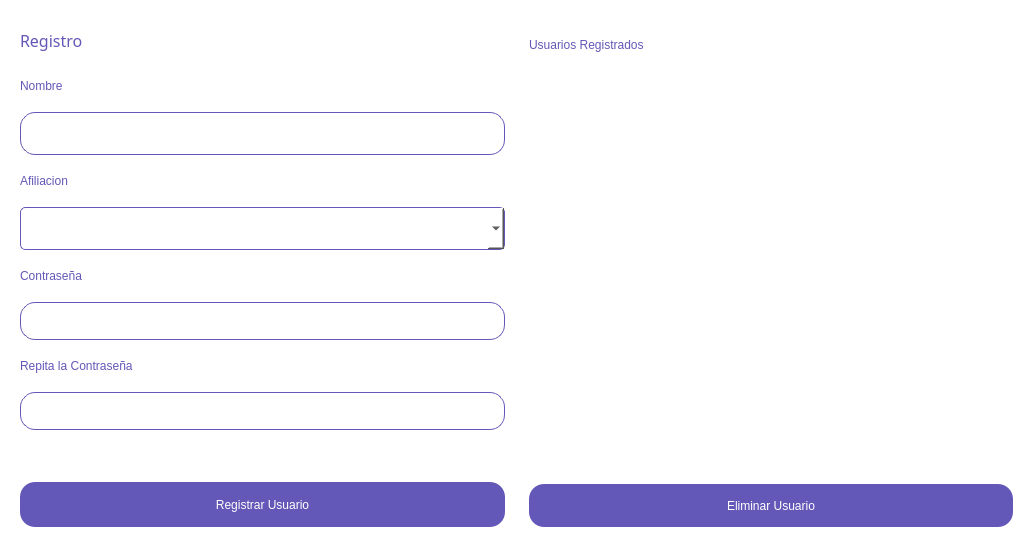
<?xml version="1.0" encoding="UTF-8"?>
<ui version="4.0">
 <class>Form</class>
 <widget class="QWidget" name="Form">
  <property name="geometry">
   <rect>
    <x>0</x>
    <y>0</y>
    <width>1033</width>
    <height>547</height>
   </rect>
  </property>
  <property name="windowTitle">
   <string>Form</string>
  </property>
  <property name="styleSheet">
   <string notr="true">
QWidget
{
    background-color: white;
    border-radius: 20px;
}

QPushButton
{
    color: white;
    background-color: #6357B7;
    border-radius: 15px;
    font: 14pt &quot;Bahnschrift&quot;;
}

QPushButton:Pressed
{
    background-color: #C397E4;
}

QPushButton:disabled
{
    color: #6357B7;
    background-color: white;
    border-radius: 0px;
}

QLineEdit
{
    color: #6357B7;
    background-color: white;
    border : 2px solid #6357B7;
    border-radius: 15px;
    font: 10pt &quot;Bahnschrift&quot;;
    border: 1px solid #6357B7;
    padding: 10px;
}

QLabel
{
    background-color: transparent;
    color: #6357B7;
    font: 12pt &quot;Bahnschrift&quot;;
}

QComboBox
{
    border: 1px solid #6357B7;
    border-radius: 5px;
    padding: 1px 18px 1px 3px;
    min-width: 10px;
}</string>
  </property>
  <layout class="QHBoxLayout" name="horizontalLayout">
   <item>
    <widget class="QWidget" name="widget" native="true">
     <property name="minimumSize">
      <size>
       <width>465</width>
       <height>0</height>
      </size>
     </property>
     <layout class="QVBoxLayout" name="verticalLayout">
      <item>
       <widget class="QLabel" name="label">
        <property name="minimumSize">
         <size>
          <width>0</width>
          <height>20</height>
         </size>
        </property>
        <property name="maximumSize">
         <size>
          <width>16777215</width>
          <height>50</height>
         </size>
        </property>
        <property name="font">
         <font>
          <family>Bahnschrift</family>
          <pointsize>12</pointsize>
          <weight>50</weight>
          <italic>false</italic>
          <bold>false</bold>
         </font>
        </property>
        <property name="text">
         <string>Registro</string>
        </property>
       </widget>
      </item>
      <item>
       <widget class="QLabel" name="label_2">
        <property name="text">
         <string>Nombre</string>
        </property>
       </widget>
      </item>
      <item>
       <widget class="QLineEdit" name="lineEdit">
        <property name="minimumSize">
         <size>
          <width>0</width>
          <height>43</height>
         </size>
        </property>
       </widget>
      </item>
      <item>
       <widget class="QLabel" name="label_3">
        <property name="text">
         <string>Afiliacion</string>
        </property>
       </widget>
      </item>
      <item>
       <widget class="QComboBox" name="comboBox">
        <property name="minimumSize">
         <size>
          <width>33</width>
          <height>43</height>
         </size>
        </property>
        <property name="styleSheet">
         <string notr="true">;</string>
        </property>
       </widget>
      </item>
      <item>
       <widget class="QLabel" name="label_4">
        <property name="text">
         <string>Contraseña</string>
        </property>
       </widget>
      </item>
      <item>
       <widget class="QLineEdit" name="lineEdit_2">
        <property name="echoMode">
         <enum>QLineEdit::Password</enum>
        </property>
        <property name="clearButtonEnabled">
         <bool>true</bool>
        </property>
       </widget>
      </item>
      <item>
       <widget class="QLabel" name="label_5">
        <property name="text">
         <string>Repita la Contraseña</string>
        </property>
       </widget>
      </item>
      <item>
       <widget class="QLineEdit" name="lineEdit_3">
        <property name="echoMode">
         <enum>QLineEdit::Password</enum>
        </property>
        <property name="clearButtonEnabled">
         <bool>true</bool>
        </property>
       </widget>
      </item>
      <item>
       <widget class="QWidget" name="widget_3" native="true"/>
      </item>
      <item>
       <widget class="QPushButton" name="pushButton">
        <property name="minimumSize">
         <size>
          <width>0</width>
          <height>45</height>
         </size>
        </property>
        <property name="text">
         <string>Registrar Usuario</string>
        </property>
       </widget>
      </item>
     </layout>
    </widget>
   </item>
   <item>
    <widget class="QWidget" name="widget_2" native="true">
     <property name="minimumSize">
      <size>
       <width>465</width>
       <height>0</height>
      </size>
     </property>
     <layout class="QVBoxLayout" name="verticalLayout_2">
      <item>
       <widget class="QLabel" name="label_6">
        <property name="minimumSize">
         <size>
          <width>0</width>
          <height>20</height>
         </size>
        </property>
        <property name="maximumSize">
         <size>
          <width>16777215</width>
          <height>50</height>
         </size>
        </property>
        <property name="text">
         <string>Usuarios Registrados</string>
        </property>
       </widget>
      </item>
      <item>
       <widget class="QTableWidget" name="tableWidget">
        <property name="sizePolicy">
         <sizepolicy hsizetype="Expanding" vsizetype="Preferred">
          <horstretch>0</horstretch>
          <verstretch>0</verstretch>
         </sizepolicy>
        </property>
        <property name="minimumSize">
         <size>
          <width>0</width>
          <height>68</height>
         </size>
        </property>
       </widget>
      </item>
      <item>
       <widget class="QPushButton" name="pushButton_2">
        <property name="minimumSize">
         <size>
          <width>0</width>
          <height>43</height>
         </size>
        </property>
        <property name="text">
         <string>Eliminar Usuario</string>
        </property>
       </widget>
      </item>
     </layout>
    </widget>
   </item>
  </layout>
 </widget>
 <resources/>
 <connections/>
</ui>
